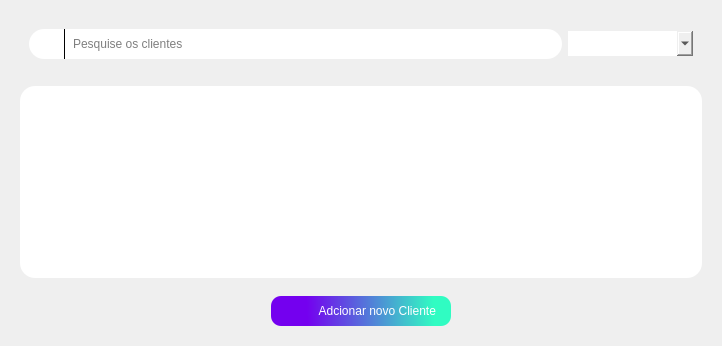
      <widget class="QWidget" name="tab_3">
       <attribute name="icon">
        <iconset resource="../qrc/source.qrc">
         <normaloff>:/iconteste/icons/group.png</normaloff>:/iconteste/icons/group.png</iconset>
       </attribute>
       <attribute name="title">
        <string>Clientes</string>
       </attribute>
       <layout class="QVBoxLayout" name="verticalLayout_19">
        <item alignment="Qt::AlignHCenter">
         <widget class="QFrame" name="frame_46">
          <property name="styleSheet">
           <string notr="true">border-radius:15px;</string>
          </property>
          <property name="frameShape">
           <enum>QFrame::StyledPanel</enum>
          </property>
          <property name="frameShadow">
           <enum>QFrame::Raised</enum>
          </property>
          <layout class="QVBoxLayout" name="verticalLayout_20">
           <property name="spacing">
            <number>0</number>
           </property>
           <property name="leftMargin">
            <number>0</number>
           </property>
           <property name="topMargin">
            <number>0</number>
           </property>
           <property name="rightMargin">
            <number>0</number>
           </property>
           <property name="bottomMargin">
            <number>0</number>
           </property>
           <item>
            <widget class="QFrame" name="frame_41">
             <property name="frameShape">
              <enum>QFrame::StyledPanel</enum>
             </property>
             <property name="frameShadow">
              <enum>QFrame::Raised</enum>
             </property>
             <layout class="QHBoxLayout" name="horizontalLayout_23">
              <item>
               <widget class="QFrame" name="frame_42">
                <property name="frameShape">
                 <enum>QFrame::StyledPanel</enum>
                </property>
                <property name="frameShadow">
                 <enum>QFrame::Raised</enum>
                </property>
                <layout class="QHBoxLayout" name="horizontalLayout_21">
                 <item>
                  <widget class="QFrame" name="frame_43">
                   <property name="minimumSize">
                    <size>
                     <width>0</width>
                     <height>30</height>
                    </size>
                   </property>
                   <property name="maximumSize">
                    <size>
                     <width>16777215</width>
                     <height>40</height>
                    </size>
                   </property>
                   <property name="styleSheet">
                    <string notr="true">background-color:white;
color:black;</string>
                   </property>
                   <property name="frameShape">
                    <enum>QFrame::StyledPanel</enum>
                   </property>
                   <property name="frameShadow">
                    <enum>QFrame::Raised</enum>
                   </property>
                   <layout class="QHBoxLayout" name="horizontalLayout_22">
                    <property name="topMargin">
                     <number>0</number>
                    </property>
                    <property name="bottomMargin">
                     <number>0</number>
                    </property>
                    <item>
                     <widget class="QLabel" name="label_34">
                      <property name="minimumSize">
                       <size>
                        <width>20</width>
                        <height>20</height>
                       </size>
                      </property>
                      <property name="maximumSize">
                       <size>
                        <width>20</width>
                        <height>20</height>
                       </size>
                      </property>
                      <property name="styleSheet">
                       <string notr="true">border-image: url(:/iconteste/icons/loupe (1).png);
border-radius:12px;</string>
                      </property>
                      <property name="text">
                       <string/>
                      </property>
                     </widget>
                    </item>
                    <item>
                     <widget class="Line" name="line_2">
                      <property name="minimumSize">
                       <size>
                        <width>1</width>
                        <height>25</height>
                       </size>
                      </property>
                      <property name="maximumSize">
                       <size>
                        <width>1</width>
                        <height>16777215</height>
                       </size>
                      </property>
                      <property name="styleSheet">
                       <string notr="true">background-color:black;	</string>
                      </property>
                      <property name="orientation">
                       <enum>Qt::Vertical</enum>
                      </property>
                     </widget>
                    </item>
                    <item>
                     <widget class="QLineEdit" name="lineEdit_2">
                      <property name="minimumSize">
                       <size>
                        <width>0</width>
                        <height>25</height>
                       </size>
                      </property>
                      <property name="styleSheet">
                       <string notr="true">background-color:white;
font: 12pt &quot;MS Shell Dlg 2&quot;;
color:black;
border-radius:10px;</string>
                      </property>
                      <property name="placeholderText">
                       <string>Pesquise os clientes</string>
                      </property>
                     </widget>
                    </item>
                   </layout>
                  </widget>
                 </item>
                 <item>
                  <widget class="QComboBox" name="comboBox_6">
                   <property name="minimumSize">
                    <size>
                     <width>125</width>
                     <height>25</height>
                    </size>
                   </property>
                   <property name="styleSheet">
                    <string notr="true">QComboBox {
	border: transparent;

}
QComboBox::drop-down:button{
border:transparent; background:transparent;
border-image: url(:/iconteste/icons/arrow-white.png);
width: 14,px;
height: 14px;
padding-top:1px;
margin-top:3px;

}

QComboBox QAbstractItemView{
	
	border:1px solid black;
	border-radius:0px;
 
	
}
</string>
                   </property>
                  </widget>
                 </item>
                </layout>
               </widget>
              </item>
             </layout>
            </widget>
           </item>
           <item>
            <widget class="QFrame" name="frame_45">
             <property name="minimumSize">
              <size>
               <width>700</width>
               <height>0</height>
              </size>
             </property>
             <property name="maximumSize">
              <size>
               <width>700</width>
               <height>16777215</height>
              </size>
             </property>
             <property name="frameShape">
              <enum>QFrame::StyledPanel</enum>
             </property>
             <property name="frameShadow">
              <enum>QFrame::Raised</enum>
             </property>
             <layout class="QHBoxLayout" name="horizontalLayout_24">
              <item>
               <widget class="QTableWidget" name="tableWidget_4">
                <property name="styleSheet">
                 <string notr="true">background-color:white;
color:black;</string>
                </property>
               </widget>
              </item>
             </layout>
            </widget>
           </item>
           <item>
            <widget class="QFrame" name="frame_44">
             <property name="frameShape">
              <enum>QFrame::StyledPanel</enum>
             </property>
             <property name="frameShadow">
              <enum>QFrame::Raised</enum>
             </property>
             <layout class="QHBoxLayout" name="horizontalLayout_25">
              <item>
               <widget class="QPushButton" name="pushButton_12">
                <property name="minimumSize">
                 <size>
                  <width>170</width>
                  <height>30</height>
                 </size>
                </property>
                <property name="maximumSize">
                 <size>
                  <width>180</width>
                  <height>16777215</height>
                 </size>
                </property>
                <property name="layoutDirection">
                 <enum>Qt::RightToLeft</enum>
                </property>
                <property name="styleSheet">
                 <string notr="true">


QPushButton{
border:1px;
background-color: qlineargradient(spread:pad, x1:0.0227727, y1:0.557, x2:1, y2:0.551, stop:0.181818 rgba(116, 0, 239, 255), stop:0.903409 rgba(48, 252, 194, 255));
border-radius:10px;
color:white;
}
QPushButton::hover
{


border-width: 2px;

border-color: black;

}
QPushButton::pressed
{
border-style: outset;
border-width: 3px;
border-color: #30fcc2;
}
</string>
                </property>
                <property name="text">
                 <string>          Adcionar novo Cliente</string>
                </property>
                <property name="icon">
                 <iconset resource="../qrc/source.qrc">
                  <normaloff>:/iconteste/icons/right white arrow.png</normaloff>:/iconteste/icons/right white arrow.png</iconset>
                </property>
               </widget>
              </item>
             </layout>
            </widget>
           </item>
          </layout>
         </widget>
        </item>
       </layout>
      </widget>
